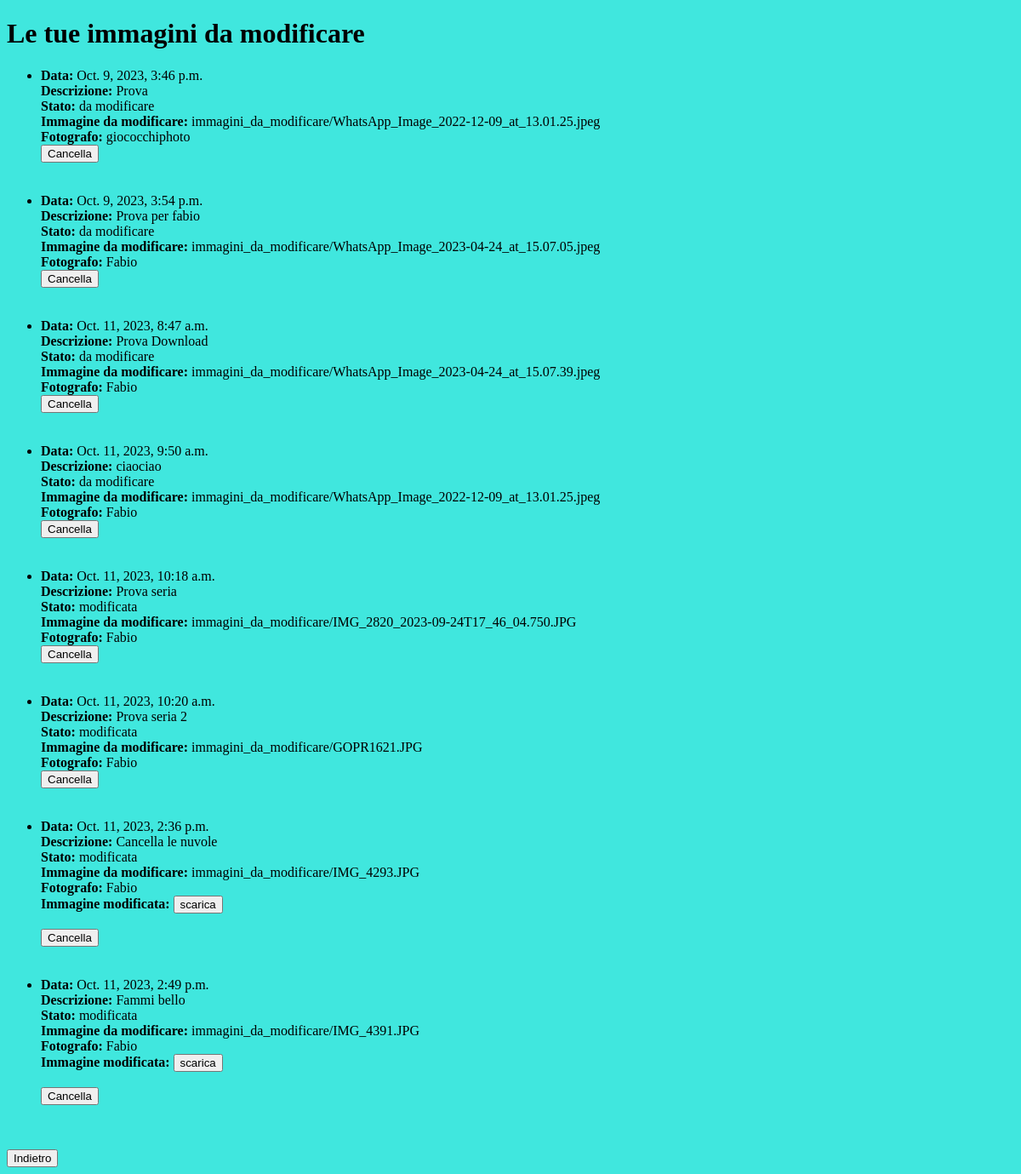
The app's page /Gestione/Immagini/ (signed in), older data.
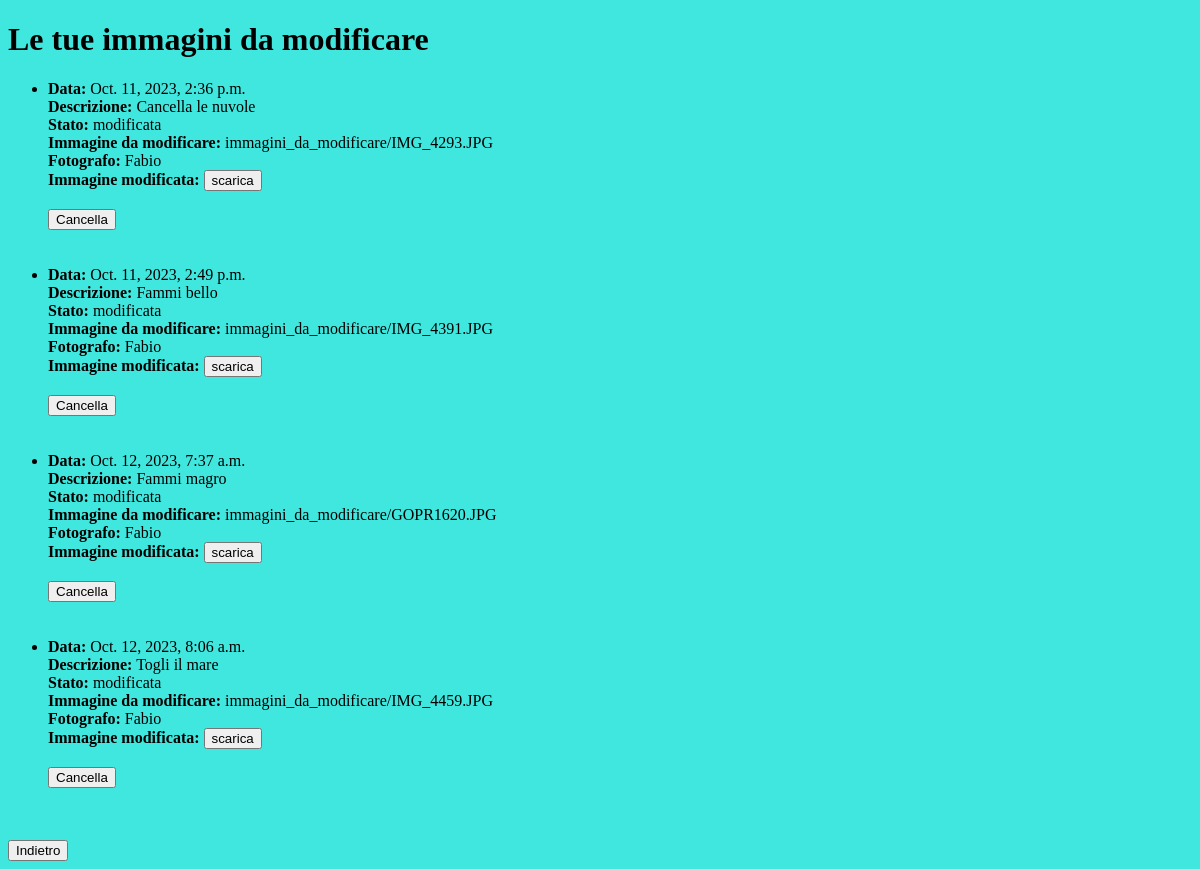
The same page, newer data.
### Gestione/models.py (models this page shows, shortened)
class Immagine(models.Model):
    Descrizione = models.CharField(max_length=500)
    immagine = models.ImageField(upload_to='immagini_da_modificare/')
    data_caricamento = models.DateTimeField(auto_now_add=True)
    fotografi = models.ForeignKey(User, on_delete=models.CASCADE,related_name='immagine_fotografi',default=0)
    cliente = models.ForeignKey(User,on_delete=models.CASCADE, related_name='immagine_cliente', default=0)
    stato = models.CharField(max_length=100, default='da modificare')
    foto_modificata = models.ImageField(upload_to='immagini_da_modificare/', blank=True, null=True)

### Gestione/views.py (the view)
# urls.py: path('Immagini/', ImmaginiListView.as_view(), name='immagine-list'),
class ImmaginiListView(LoginRequiredMixin, ListView):
    model = Immagine
    template_name = 'Immagine_list.html'
    context_object_name = 'Immagini'
    def get_queryset(self):
        user = self.request.user
        queryset = Immagine.objects.filter(cliente_id=user)
        return queryset

### templates/Immagine_list.html (shortened to what this page needs)
{% extends 'base.html' %}
{% block content %}
  <h1>Le tue immagini da modificare</h1>
  {% if "cliente" in  user.groups.all.0.name %}
  {% if Immagini %}
    <ul>
      {% for imm in Immagini %}
        <li>
          <strong>Data:</strong> {{ imm.data_caricamento }}<br>
          <strong>Descrizione:</strong> {{imm.Descrizione}}<br>
          <strong>Stato:</strong> {{imm.stato}}<br>
          <strong>Immagine da modificare:</strong> {{imm.immagine}}<br>
          <strong>Fotografo:</strong>{% if imm.fotografi_id == 3 %} giococchiphoto <br> {% elif imm.fotografi_id == 4 %} Fabio <br>
          {% endif %}
          {% if imm.foto_modificata %}
          <strong>Immagine modificata:</strong> <a href="{% url 'scarica_foto_modificata' imm.pk %}" download="{{ immagine.foto_modificata.name }}"><button>scarica</button></a> <br><br>
          {% endif %}
          <form method="GET" action="{% url 'CancellaImmagine' imm.pk %}">
            <button class="pulsante-rosso" type="submit">Cancella</button>
          </form>
          <br>
        </li>
      <br>
      {% endfor %}
    </ul>
  {% else %}
    <p>Nessuna immagine da modificare disponibile.</p>
  {% endif %}
{% endif %}
<a href="{% url 'Loggato' %}"><button>Indietro</button></a>
{% endblock %}

### templates/base.html (shortened to what this page needs)
<!DOCTYPE html>
<html lang="en">
<head>
</head>
<body>
{% block content %}
{% endblock %}
</body>
</html>

### templates/base.html (style rules this page uses)
body { background-color: #40E7DE }

Row changes from the older to the newer data that the page shows:
removed Immagine: data_caricamento "Oct. 9, 2023, 3:46 p.m.", Descrizione "Prova", stato "da modificare", immagine "immagini_da_modificare/WhatsApp_Image_2022-12-09_at_13.01.25.jpeg", shows "giococchiphoto"
removed Immagine: data_caricamento "Oct. 9, 2023, 3:54 p.m.", Descrizione "Prova per fabio", stato "da modificare", immagine "immagini_da_modificare/WhatsApp_Image_2023-04-24_at_15.07.05.jpeg", shows "Fabio"
removed Immagine: data_caricamento "Oct. 11, 2023, 8:47 a.m.", Descrizione "Prova Download", stato "da modificare", immagine "immagini_da_modificare/WhatsApp_Image_2023-04-24_at_15.07.39.jpeg", shows "Fabio"
removed Immagine: data_caricamento "Oct. 11, 2023, 9:50 a.m.", Descrizione "ciaociao", stato "da modificare", immagine "immagini_da_modificare/WhatsApp_Image_2022-12-09_at_13.01.25.jpeg", shows "Fabio"
removed Immagine: data_caricamento "Oct. 11, 2023, 10:18 a.m.", Descrizione "Prova seria", stato "modificata", immagine "immagini_da_modificare/IMG_2820_2023-09-24T17_46_04.750.JPG", shows "Fabio"
removed Immagine: data_caricamento "Oct. 11, 2023, 10:20 a.m.", Descrizione "Prova seria 2", stato "modificata", immagine "immagini_da_modificare/GOPR1621.JPG", shows "Fabio"
added Immagine: data_caricamento "Oct. 12, 2023, 7:37 a.m.", Descrizione "Fammi magro", stato "modificata", immagine "immagini_da_modificare/GOPR1620.JPG", shows "Fabio"
added Immagine: data_caricamento "Oct. 12, 2023, 8:06 a.m.", Descrizione "Togli il mare", stato "modificata", immagine "immagini_da_modificare/IMG_4459.JPG", shows "Fabio"
